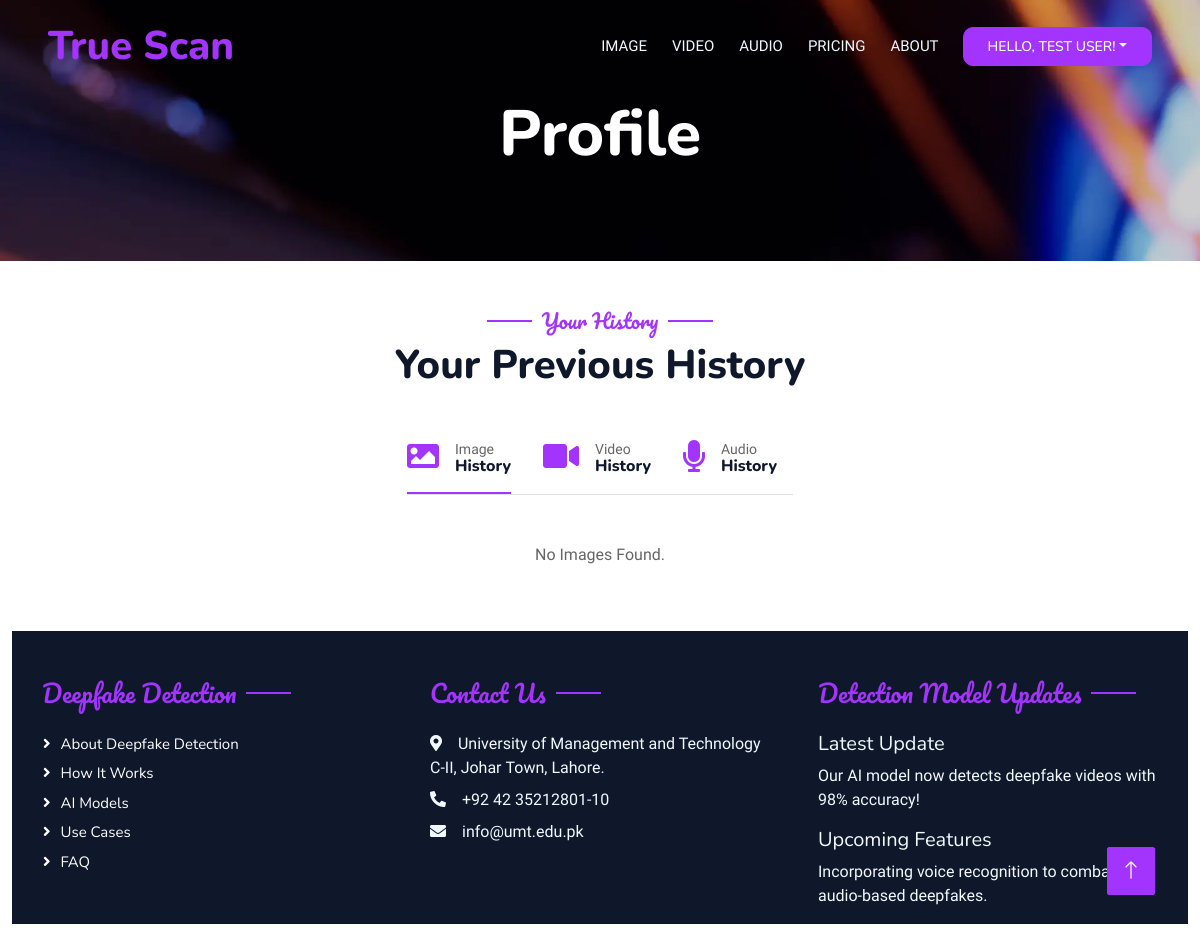
/profile/ (signed in), run on an earlier commit of the app's database.
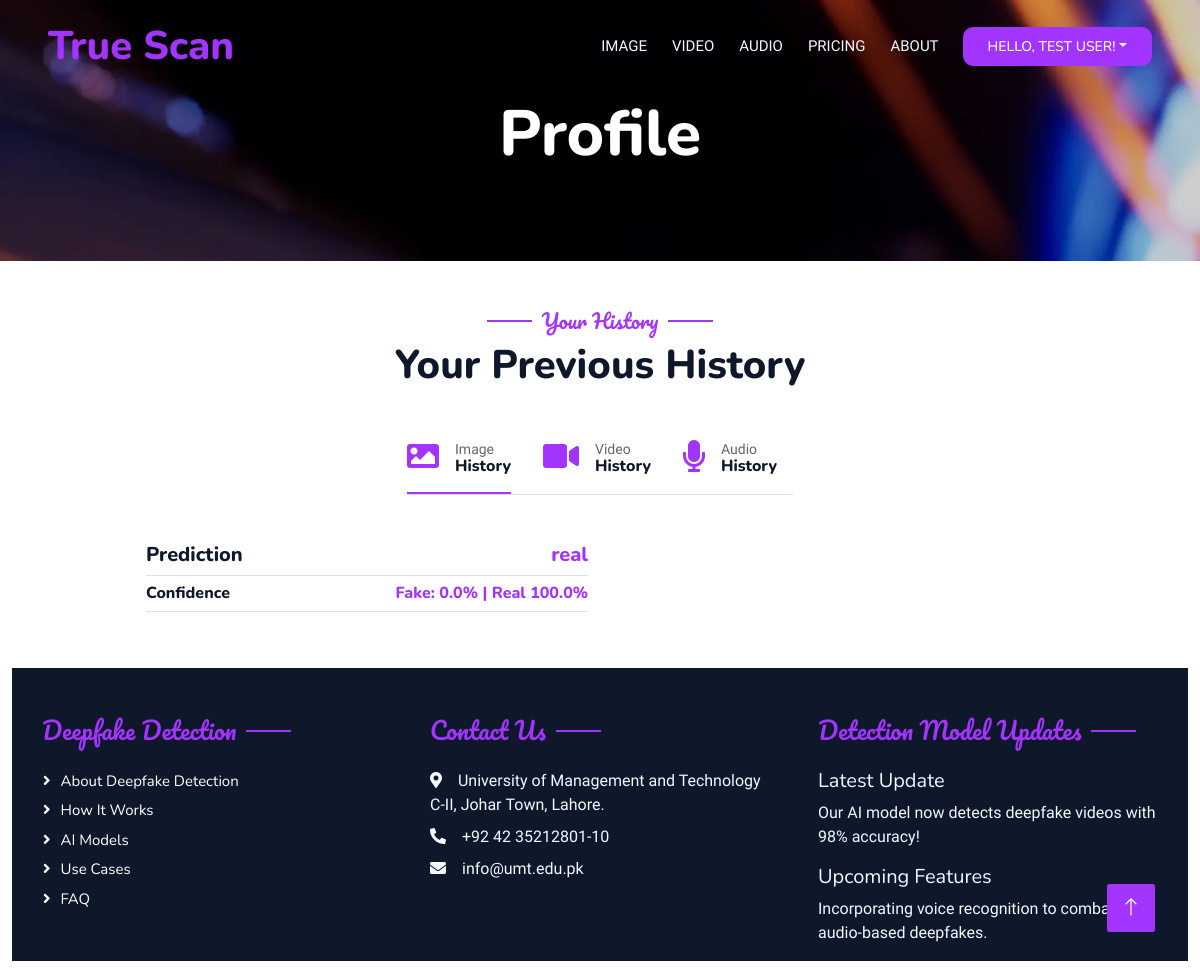
And on a later commit of the database.
### history/models.py (models this page shows, shortened)
class UserImage(models.Model):
    user = models.ForeignKey(User, on_delete=models.CASCADE)  # Link to the User model
    original_image = models.CharField(max_length=255)
    processed_image = models.CharField(max_length=255)
    result = models.CharField(max_length=10)
    fake_prediction = models.FloatField()
    real_prediction = models.FloatField()
    created_at = models.DateTimeField(default=timezone.now)

### fypDeepFakeDetection/views.py (the view, shortened to what this page needs)
# urls.py: path('profile/', Profile, name='profile'),
@login_required
def Profile(request):
    images = UserImage.objects.filter(user=request.user)
    voices = UserVoice.objects.filter(user=request.user)
    processing_results = VideoProcessingResult.objects.filter(user=request.user)
    videos = []
    return render(request,'profile.html',{"images": images, "voices": voices, "videos": videos})

### templates/profile.html (shortened to what this page needs)
{%load static%}
<!DOCTYPE html>
<html lang="en">
<head>
    <link href="https://cdnjs.cloudflare.com/ajax/libs/font-awesome/5.10.0/css/all.min.css" rel="stylesheet">
    <link href="https://cdn.jsdelivr.net/npm/bootstrap-icons@1.4.1/font/bootstrap-icons.css" rel="stylesheet">
    <link href="/static/lib/animate/animate.min.css" rel="stylesheet">
    <link href="/static/lib/owlcarousel/assets/owl.carousel.min.css" rel="stylesheet">
    <link href="/static/lib/tempusdominus/css/tempusdominus-bootstrap-4.min.css" rel="stylesheet" />
    <link href="/static/css/bootstrap.min.css" rel="stylesheet">
    <link href="/static/css/style.css" rel="stylesheet">
</head>
<body>
    <div class="container-xxl bg-white p-0">
        <div class="container-xxl position-relative p-0">
            <nav class="navbar navbar-expand-lg navbar-dark bg-dark px-4 px-lg-5 py-3 py-lg-0">
                <a href="/" class="navbar-brand p-0">
                    <h1 class="text-primary m-0"></i>True Scan</h1>
                </a>
                <div class="collapse navbar-collapse" id="navbarCollapse">
                    <div class="navbar-nav ms-auto py-0 pe-4">
                        <a href="/images" class="nav-item nav-link ">Image</a>
                        <a href="/videos" class="nav-item nav-link">Video</a>
                        <a href="/voice" class="nav-item nav-link">Audio</a>
                        <a href="/pricing" class="nav-item nav-link">Pricing</a>
                        <a href="/about" class="nav-item nav-link">About</a>
                    </div>
                    {% if not user.is_authenticated %}
                    <a href="/login" class="btn btn-primary py-2 px-4">Login</a>
                    {% else %}
                    <div class="nav-item dropdown">
                        <button href="#" class="btn btn-sm btn-primary py-2 px-4 nav-link dropdown-toggle" data-bs-toggle="dropdown" style="color: #ffff; border-radius: 10px;">Hello, {{ user.first_name|default:user.username }}!</button>
                    </div>
                    {% endif %}
                </div>
            </nav>
            <div class="container-xxl py-5 bg-dark hero-header">
                <div class="container text-center my-5 pt-5 pb-4">
                    <h1 class="display-3 text-white mb-3 animated slideInDown">Profile</h1>
                </div>
            </div>
        </div>
        <div class="container-xxl pt-5 pb-3">
            <div class="container">
                <div class="text-center wow fadeInUp" data-wow-delay="0.1s">
                    <h5 class="section-title ff-secondary text-center text-primary fw-normal">Your History</h5>
                    <h1 class="mb-5">Your Previous History</h1>
                </div>
                <div class="tab-class text-center wow fadeInUp" data-wow-delay="0.1s">
                    <ul class="nav nav-pills d-inline-flex justify-content-center border-bottom mb-5">
                        <li class="nav-item">
                            <a class="d-flex align-items-center text-start mx-3 ms-0 pb-3 active" data-bs-toggle="pill"
                                href="#tab-1">
                                <i class="fa fa-image fa-2x text-primary"></i>
                                <div class="ps-3">
                                    <small class="text-body">Image</small>
                                    <h6 class="mt-n1 mb-0">History</h6>
                                </div>
                            </a>
                        </li>
                        <li class="nav-item">
                            <a class="d-flex align-items-center text-start mx-3 pb-3" data-bs-toggle="pill"
                                href="#tab-2">
                                <i class="fa fa-video fa-2x text-primary"></i>
                                <div class="ps-3">
                                    <small class="text-body">Video</small>
                                    <h6 class="mt-n1 mb-0">History</h6>
                                </div>
                            </a>
                        </li>
                        <li class="nav-item">
                            <a class="d-flex align-items-center text-start mx-3 pb-3" data-bs-toggle="pill"
                                href="#tab-3">
                                <i class="fa fa-microphone fa-2x text-primary"></i>
                                <div class="ps-3">
                                    <small class="text-body">Audio</small>
                                    <h6 class="mt-n1 mb-0">History</h6>
                                </div>
                            </a>
                        </li>
                    </ul>
                    <div class="tab-content">
                        <div id="tab-1" class="tab-pane fade show p-0 active">
                            <div class="row g-4">
                                {% for image in images %}
                                <div class="col-lg-6">
                                    <div class="d-flex align-items-center">
                                        <div class="w-100 d-flex flex-column text-start ps-4">
                                            <h5 class="d-flex justify-content-between border-bottom pb-2">
                                                <span>Prediction</span>
                                                <span class="text-primary">{{image.result}}</span>
                                            </h5>
                                            <h6 class="d-flex justify-content-between border-bottom pb-2">
                                                <span>Confidence</span>
                                                <span class="text-primary">Fake: {{image.fake_prediction}}% | Real
                                                    {{image.real_prediction}}%</span>
                                            </h6>
                                        </div>
                                    </div>
                                </div>
                                {% empty %}
                                <p>No Images Found.</p>
                                {% endfor %}
                            </div>
                        </div>
                    </div>
                </div>
            </div>
            <div class="container-fluid bg-dark text-light footer pt-5  wow fadeIn mt-5" data-wow-delay="0.1s">
                <div class="container py-5">
                    <div class="row g-5">
                        <div class="col-lg-4 col-md-6">
                            <h4 class="section-title ff-secondary text-start text-primary fw-normal mb-4">Deepfake
                                Detection
                            </h4>
                            <a class="btn btn-link" href="">About Deepfake Detection</a>
                            <a class="btn btn-link" href="">How It Works</a>
                            <a class="btn btn-link" href="">AI Models</a>
                            <a class="btn btn-link" href="">Use Cases</a>
                            <a class="btn btn-link" href="">FAQ</a>
                        </div>
                        <div class="col-lg-4 col-md-6">
                            <h4 class="section-title ff-secondary text-start text-primary fw-normal mb-4">Contact Us
                            </h4>
                            <p class="mb-2"><i class="fa fa-map-marker-alt me-3"></i>University of Management and
                                Technology
                                C-II, Johar Town, Lahore.
                            </p>
                            <p class="mb-2"><i class="fa fa-phone-alt me-3"></i>+92 42 35212801-10</p>
                            <p class="mb-2"><i class="fa fa-envelope me-3"></i>info@umt.edu.pk</p>
                        </div>
                        <div class="col-lg-4 col-md-6">
                            <h4 class="section-title ff-secondary text-start text-primary fw-normal mb-4">Detection
                                Model
                                Updates</h4>
                            <h5 class="text-light fw-normal">Latest Update</h5>
                            <p>Our AI model now detects deepfake videos with 98% accuracy!</p>
                            <h5 class="text-light fw-normal">Upcoming Features</h5>
                            <p>Incorporating voice recognition to combat audio-based deepfakes.</p>
                        </div>
                    </div>
                </div>
            </div>
            <a href="#" class="btn btn-lg btn-primary btn-lg-square back-to-top"><i class="bi bi-arrow-up"></i></a>
        </div>
</body>
</html>

### static/css/style.css (style rules this page uses)
:root { --primary: #a234fd; --light: #F1F8FF; --dark: #0F172B; }
.ff-secondary { font-family: 'Pacifico', cursive; }
.back-to-top { position: fixed; display: none; right: 45px; bottom: 45px; z-index: 99; }
.btn { font-family: 'Nunito', sans-serif; font-weight: 500; text-transform: uppercase; transition: .5s; }
.btn.btn-primary, .btn.btn-secondary { color: #FFFFFF; }
.btn-lg-square { width: 48px; height: 48px; }
.btn-square, .btn-sm-square, .btn-lg-square { padding: 0; display: flex; align-items: center; justify-content: center; font-weight: normal; border-radius: 2px; }
.navbar-dark .navbar-nav .nav-link { position: relative; margin-left: 25px; padding: 35px 0; font-size: 15px; color: var(--light) !important; text-transform: uppercase; font-weight: 500; outline: none; transition: .5s; }
@media (min-width: 992px) { .navbar-dark { position: absolute; width: 100%; top: 0; left: 0; z-index: 999; background: transparent !important; } }
.hero-header { background: url('/static/images/bg.png'); background-position: center center; background-repeat: no-repeat; background-size: cover; position: relative; overflow: hidden; }
.section-title { position: relative; display: inline-block; }
.section-title::before { position: absolute; content: ""; width: 45px; height: 2px; top: 50%; left: -55px; margin-top: -1px; background: var(--primary); }
.section-title::after { position: absolute; content: ""; width: 45px; height: 2px; top: 50%; right: -55px; margin-top: -1px; background: var(--primary); }
.section-title.text-start::before, .section-title.text-end::after { display: none; }
.nav-pills .nav-item .active { border-bottom: 2px solid var(--primary); }
.footer .btn.btn-link { display: block; margin-bottom: 5px; padding: 0; text-align: left; color: #FFFFFF; font-size: 15px; font-weight: normal; text-transform: capitalize; transition: .3s; }
.footer .btn.btn-link::before { position: relative; content: "\f105"; font-family: "Font Awesome 5 Free"; font-weight: 900; margin-right: 10px; }

What changed in the data, as far as the page shows it:
added UserImage: result "real", fake_prediction "0.0", real_prediction "100.0"
Also different on the page:
text no longer shown: "No Images Found."
